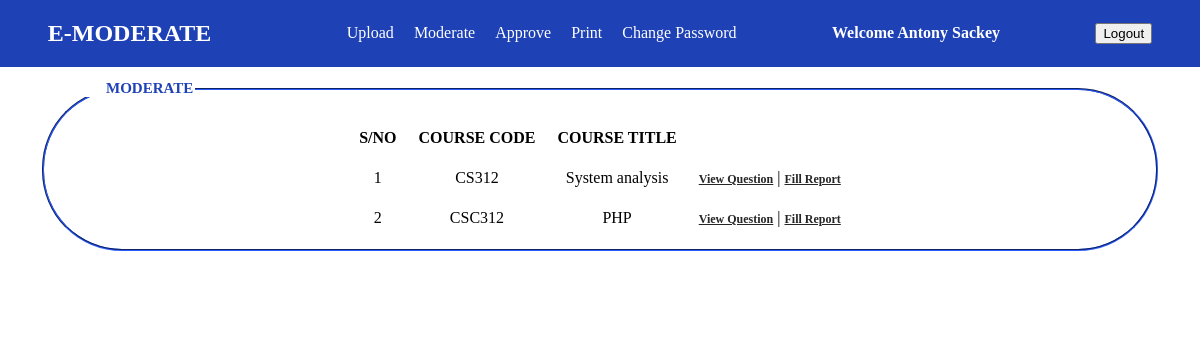
The page /Lecture/moderate.php (signed in) on the database its author committed.
### tables this page shows
CREATE TABLE `lecturer` (
  `id` int(11) NOT NULL,
  `LID` varchar(50) NOT NULL,
  `LNAME` varchar(100) NOT NULL,
  `PWD` varchar(20) NOT NULL,
  `dep` varchar(50) NOT NULL,
  `gender` varchar(7) NOT NULL,
  `rank` varchar(20) NOT NULL
);

CREATE TABLE `task` (
  `ID` int(11) NOT NULL,
  `C_CODE` varchar(10) NOT NULL,
  `C_TITLE` varchar(20) NOT NULL,
  `LNAME` varchar(50) NOT NULL,
  `LID` varchar(50) NOT NULL,
  `file` varchar(100) NOT NULL,
  `date` varchar(15) NOT NULL
);

### Lecture/moderate.php (the view, shortened to what this page needs)
<?php
$conn = mysqli_connect("localhost","root","","emoderation");
$key = $_SESSION['id'];
 $sql = "SELECT LNAME FROM lecturer WHERE LID = '$key'";
 $result = mysqli_query($conn, $sql);
 $row = mysqli_fetch_assoc($result);
 $lname = $row['LNAME'];
?>
<!DOCTYPE html>
<html lang="en">
<head>
    <link rel="stylesheet" href="../css/styles.css">
</head>
<body>
    <nav>
        <h1>E-MODERATE</h1>
        <ul>
            <li title="Click here to add lectures or courses"><a href="./index.php">Upload </a></li>
            <li title="Click here to add lectures or courses"><a href="./moderate.php">Moderate</a></li>
            <li title="Click here to assign lectures to courses"><a href="#">Approve</a></li>
            <li title="Click here to print"><a href="#">Print</a></li>
            <li title="Click here to change password"><a href="./changepwd.php">Change Password</a></li>
        </ul>
        <h4><?php echo "Welcome"." ".$lname?></h4>
        <button onclick="location.href='../logout.php'">Logout</button>
    </nav>
    <main>
    <div class="forms">
               <form method = 'post'>
                <div class="file">
                    <fieldset >
                        <LEGENd>MODERATE</LEGENd>
<table class = "table" style = "background-color:white;"  cellpadding="10">
                   <tr>
                    <th>S/NO</th>
                    <th>COURSE CODE</th>
                    <th>COURSE TITLE</th>
</tr>
<?php
$sno = 1;
$sql = "select * from task where LID = '$key'";
$query_run = mysqli_query($conn,$sql);
while($row = mysqli_fetch_assoc($query_run)){
    ?>
    <tr>
    <td><?php echo $sno; ?></td>
    <td><?php echo $row['C_CODE']; ?></td>
    <td><?php echo $row['C_TITLE']; ?></td>
    <td>
     <?php
   $id = $row['ID'];
$encoded_id = base64_encode($id);
$link = "question.php?p=$encoded_id";
echo "<a href='$link'>View Question</a>"; ?> | <?php  $id = $row['ID'];
$encoded_id = base64_encode($id);
$link2 = "report.php?p=$encoded_id";
echo "<a href='$link2'>Fill Report</a>"; ?></td>
</tr>
<?php
$sno +=1;
}
?>
</table>
                </fieldset>
</form>
    </div>
    </main>
</body>
</html>

### css/styles.css (style rules this page uses)
body { margin: 0; padding: 0; }
nav { display: block; z-index: 100; width: 100vw; height: max-content; background-color:rgb(30, 65, 182); color: white; display: flex; align-items: center; justify-content: space-around; position: fixed; }
nav ul { display: flex; text-decoration: none; list-style: none; gap: 20px; }
li a { text-decoration:none; }
ul a { color: white; }
a:is(:link, :active, :visited):current { color: gold; }
.forms { width: 100%; padding: 80px 40px; box-sizing: border-box; height: max-content; background: #fff; }
.forms a { color: #262626; font-size: 12px; font-weight: bold; }
.file { justify-content: center; border-color: rgb(30, 65, 182); }
fieldset { padding-top: 20px; border-color: rgb(30, 65, 182); border-bottom-left-radius: 80px; border-bottom-right-radius: 80px; border-top-left-radius: 80px; border-top-right-radius:80px ; }
legend { text-transform: uppercase; font-size: 15px; font-weight: bolder; color: rgb(30, 65, 182); padding-left: 50px; }
th, td { text-align: center; }
table { margin: auto; }

### rows shown on the page
lecturer: LNAME "Antony Sackey"
task: C_CODE "CS312", C_TITLE "System analysis"
task: C_CODE "CSC312", C_TITLE "PHP"
